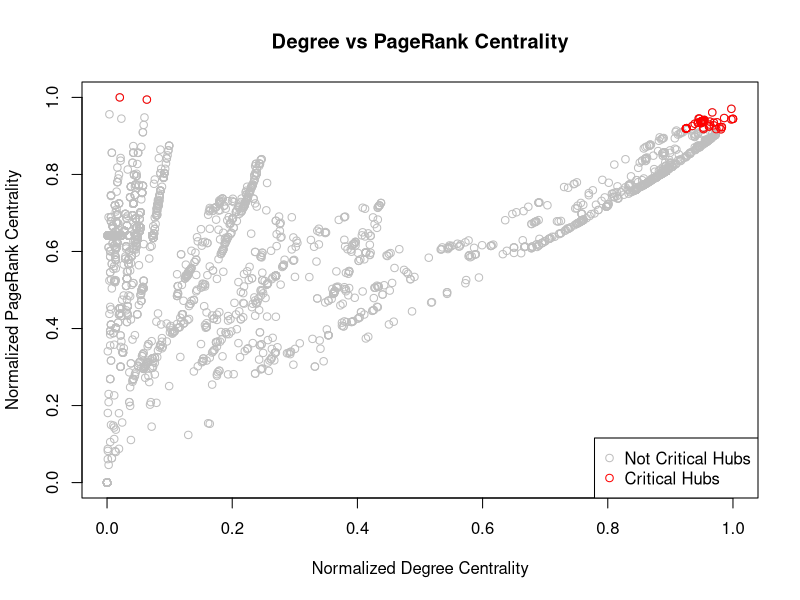

Write R code to recreate this figure. (Note: this script raises an error after producing the figure.)
# Q3.R — Critical Hub Identification
# Author: Abijeet Dhillon
# Purpose: Which charging stations that are in place currently are ‘critical hubs’ in the network?
# Methodology: Identify critical charging stations in BC using Degree and PageRank centralities.

# Import libraries
install.packages(c("igraph", "geosphere"))
library(igraph)
library(geosphere)

# Load and clean the station data
stations <- read.csv("bc_electric_charging_stations_CLEAN.csv")
stations_clean <- stations[!is.na(stations$latitude) & !is.na(stations$longitude), ]
stations_clean <- stations_clean[, c(
  "id", "station_name", "city",
  "latitude", "longitude",
  "ev_network", "access_code",
  "ev_level2_evse_num", "ev_dc_fast_num",
  "access_days_time", "access", "charging_type",
  "has_level2", "has_dc_fast"
)]

# Create a distance matrix & define distance threshold (<= 10km is an edge)
coordinates <- stations_clean[, c("longitude", "latitude")]
dist_matrix <- distm(coordinates, fun = distHaversine)
threshold <- 10000
adj_matrix <- dist_matrix < threshold
diag(adj_matrix) <- FALSE

# Build the graph
graph <- graph_from_adjacency_matrix(adj_matrix, mode = "undirected")
V(graph)$name <- stations_clean$station_name
V(graph)$city <- stations_clean$city

# Compute degree and pagerank centralities
V(graph)$degree_centrality <- degree(graph, mode = "all")
V(graph)$pagerank_centrality <- page_rank(graph, directed = FALSE)$vector

# Create a dataframe to store our critical hubs
stations_df <- data.frame(
  id = stations_clean$id,
  station_name = V(graph)$name,
  city = V(graph)$city,
  degree_centrality = V(graph)$degree_centrality,
  pagerank_centrality = V(graph)$pagerank_centrality
)

# Function to normalize the degree and pagerank centralities
normalize_centralities <- function(x) {
  value_range <- range(x, na.rm = TRUE)
  if (diff(value_range) == 0) {
    return(rep(0, length(x)))
  }
  (x - value_range[1]) / diff(value_range)
}

# Normalize and combine degree & pagerank into a hub score in [0, 1] with
# degree centrality weighing 20% and pagerank centrality weighing 80%
degree_centrality_normalized <- normalize_centralities(stations_df$degree_centrality)
pagerank_centrality_normalized <- normalize_centralities(stations_df$pagerank_centrality)

stations_df$degree_centrality_normalized <- degree_centrality_normalized
stations_df$pagerank_centrality_normalized <- pagerank_centrality_normalized

stations_df$hub_score <- 0.05 * degree_centrality_normalized +
  0.95 * pagerank_centrality_normalized

# Sort stations by degree centrality in decreasing order & define how many critical hubs we want
number_of_stations <- 50
stations_df_sorted_by_degree_centrality <- stations_df[order(stations_df$degree_centrality, decreasing = TRUE), ]
sorted_stations_by_degree_centrality <- stations_df_sorted_by_degree_centrality[1:number_of_stations, ]

# Sort stations by pagerank centrality in decreasing order
stations_df_sorted_by_pagerank_centrality <- stations_df[order(stations_df$pagerank_centrality, decreasing = TRUE), ]
sorted_stations_by_pagerank_centrality <- stations_df_sorted_by_pagerank_centrality[1:number_of_stations, ]

# Sort stations by hub score in decreasing order
stations_df_sorted_by_hub_score <- stations_df[order(stations_df$hub_score, decreasing = TRUE), ]
sorted_stations_by_hub_score <- stations_df_sorted_by_hub_score[1:number_of_stations, ]

# Join back information for our three data frames by merging with the original stations
top_stations_by_degree_centrality <- merge(
  sorted_stations_by_degree_centrality,
  stations_clean,
  by = "id"
)
top_stations_by_degree_centrality <- top_stations_by_degree_centrality[order(top_stations_by_degree_centrality$degree_centrality, decreasing = TRUE), ]

top_stations_by_pagerank_centrality <- merge(
  sorted_stations_by_pagerank_centrality,
  stations_clean,
  by = "id"
)
top_stations_by_pagerank_centrality <- top_stations_by_pagerank_centrality[order(top_stations_by_pagerank_centrality$pagerank_centrality, decreasing = TRUE), ]

top_stations_by_hub_score <- merge(
  sorted_stations_by_hub_score,
  stations_clean,
  by = "id"
)
top_stations_by_hub_score <- top_stations_by_hub_score[order(top_stations_by_hub_score$hub_score, decreasing = TRUE), ]

# Print sorted data frames calculated above
cat("\nTop Stations by Degree Centrality:\n")
top_stations_by_degree_centrality
cat("\nTop Stations by PageRank Centrality:\n")
top_stations_by_pagerank_centrality
cat("\nTop Stations by Calculated Hub Score:\n")
top_stations_by_hub_score

# Create summary tables
hubs_by_city <- table(top_stations_by_hub_score$city.x, dnn = c("City"))
cat("\nHubs By City:\n")
hubs_by_city
hubs_by_ev_network <- table(top_stations_by_hub_score$ev_network, dnn = c("EV Network"))
cat("\nHubs By EV Network:\n")
hubs_by_ev_network
hubs_by_access <- table(top_stations_by_hub_score$access, dnn = c("Access"))
cat("\nHubs By Access:\n")
hubs_by_access

# Create a visual of a scatter plot to show the degree centrality vs pagerank centrality and save it as a .pdf
pdf("./Q3/output/degree_vs_pagerank_scatter.pdf", width = 8, height = 7)
plot(stations_df$degree_centrality_normalized, stations_df$pagerank_centrality_normalized,
  xlab = "Normalized Degree Centrality", ylab = "Normalized PageRank Centrality",
  main = "Degree vs PageRank Centrality", col = "grey"
)
points(
  stations_df$degree_centrality_normalized[stations_df$id %in% top_stations_by_hub_score$id],
  stations_df$pagerank_centrality_normalized[stations_df$id %in% top_stations_by_hub_score$id],
  col = "red"
)
legend(
  "bottomright",
  legend = c("Not Critical Hubs", "Critical Hubs"),
  col = c("grey", "red"), pch = 1
)
dev.off()

# Print out critical hubs into a .csv with their information
write.csv(top_stations_by_hub_score, "./Q3/output/critical_hubs_bc.csv")
